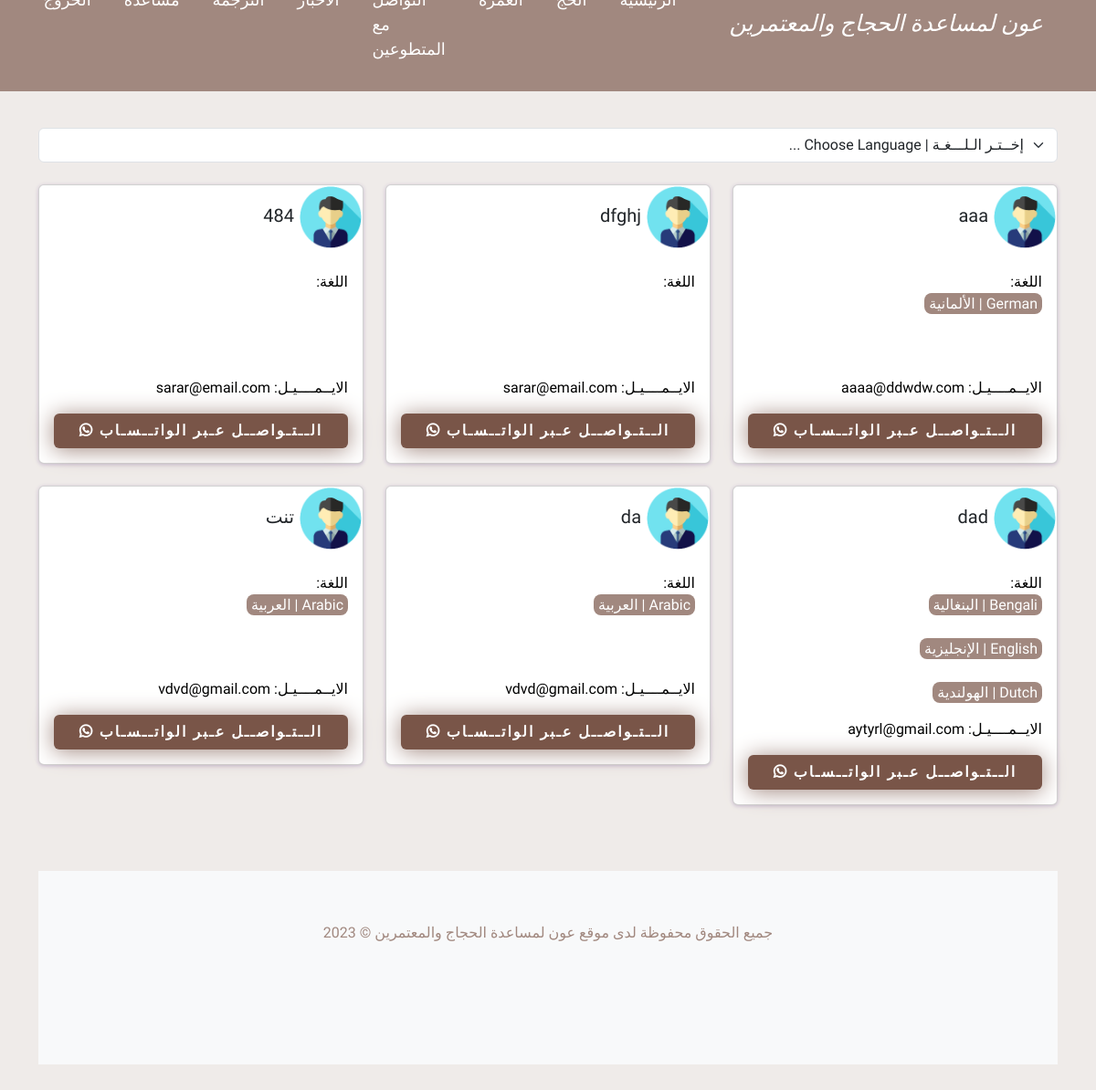
The page /chat.php (signed in) on the database its author committed.
### tables this page shows
CREATE TABLE `users` (
  `id` int(11) NOT NULL,
  `username` varchar(100) NOT NULL,
  `email` varchar(100) NOT NULL,
  `phone` int(11) NOT NULL,
  `password` int(11) NOT NULL,
  `isVolunteer` tinyint(1) NOT NULL
);

CREATE TABLE `users_language` (
  `id` int(11) NOT NULL,
  `language` varchar(100) NOT NULL,
  `user_id` int(11) NOT NULL
);

### chat.php (the view, shortened to what this page needs)
<html lang="ar" dir="rtl">
<head>
    <link rel="stylesheet" href="css/style.css" />
    <link href="https://cdn.jsdelivr.net/npm/bootstrap@5.3.0-alpha1/dist/css/bootstrap.min.css" rel="stylesheet">
    <link rel="stylesheet" href="https://use.fontawesome.com/releases/v5.7.2/css/all.css" />
    <link rel="stylesheet" href="https://cdnjs.cloudflare.com/ajax/libs/font-awesome/5.7.2/css/all.min.css"
 />
</head>
<body>
    <header>
        <nav class="navbar navbar-expand-lg navbar-light">
            <div class="container">
                <a class="navbar-brand" href="#">عون لمساعدة
                    الحجاج
                    والمعتمرين</a>
                <div class="collapse navbar-collapse" id="navbarNav">
                    <ul class="navbar-nav">
                        <li class="nav-item">
                            <a class="nav-link" href="home.php">الرئيسية</a>
                        </li>
                        <li class="nav-item">
                            <a class="nav-link" href="hajj.php">الحج</a>
                        </li>
                        <li class="nav-item">
                            <a class="nav-link" href="umrah.php">العمرة</a>
                        </li>
                        <li class="nav-item">
                            <a class="nav-link" href="chat.php">التواصل مع المتطوعين </a>
                        </li>
                        <li class="nav-item">
                            <a class="nav-link" href="news.php">الاخبار</a>
                        </li>
                        <li class="nav-item">
                            <a class="nav-link" href="translate.php">الترجمة</a>
                        </li>
                        <li class="nav-item">
                            <a class="nav-link" href="FAQ.php">مساعدة</a>
                        </li>
                        <li class="nav-item">
                        <a class="nav-link" href="index.php?logout=1">الخروج</a>
                        </li>
                    </ul>
                </div>
            </div>
        </nav>
    </header>
    <div class="container">
        <div class="row">
            <div class="col-md-12">
                <div class="text-center mb-4">
                    <select id="dd" form="langform" name="selectedLang" onchange="submitForm(this)" class="form-select language-select languages" aria-label="Default select example">
                                <option  value="0"> إخــتـر الـلـــغـة  | Choose Language ... </option>
                        </select>
                </div>
            </div>
        </div>
        <div class="row user-cards">
            <?php
          include("dbcon.php");
          if (!isset($_POST['selectedLang']) || $_POST['selectedLang']=='0'){
            $res = mysqli_query($con,"SELECT *  FROM `users`  WHERE `isVolunteer`='1' ");
          }
          while($row = mysqli_fetch_array($res)){
                $user_id=$row['id'];
                $user_name=$row['username'];
                $email=$row['email'];
                $phone=$row['phone'];
          ?>
            <div class="col-md-4 mb-4">
                <div class="card">
                    <span>
                        <h5 class="card-title"><img src="img/user.png" alt="..." width="70" height="70">
                            <?php echo $user_name;?> </h5>
                    </span>
                    <div class="card-body">
                        <p class="card-text"> اللغة:
                            <?php
                          include("dbcon.php");
                          $resl = mysqli_query($con,"SELECT `language` FROM `users_language` WHERE `user_id`='$user_id'");
                          while($rowl = mysqli_fetch_array($resl)){
                            $lang=$rowl['language'];
                            echo "</br>
                          <span class='lang'>$lang</span> </br>";
                          }?>
                        </p>
                        <p class="card-text"> الايــمــــيـل: <?php echo $email;?></p>
                        <a href="https://wa.me/+966<?php echo $phone;?>" class="btn more log_btn_color"
                            style="letter-spacing:2px;display:block;" target="_blank"> الــتـواصــل عـبر الواتــسـاب <i
                                class="fab fa-whatsapp"></i></a>
                    </div>
                </div>
            </div>
            <?php }?>
        </div>
        <footer class="bg-light py-3 mt-5">
            <div class="container text-center">
                <p>جميع الحقوق محفوظة لدى موقع عون لمساعدة الحجاج والمعتمرين &copy; 2023</p>
            </div>
        </footer>
</body>
</html>

### css/style.css (style rules this page uses)
html, body * { box-sizing: border-box; font-family: 'Tajawal', sans-serif; }
body { background-color: #efebe9 !important; }
a { text-decoration: none !important; }
.container { width: 100%; padding-top: 40px; padding-bottom: 100px; }
footer p { color:#a1887f ; }
li { padding-left: 10px; font-size: 18px; display: inline; text-align: left; text-transform: uppercase; padding-right: 10px; color: #ffffff; }
.log_btn_color { color: #fff !important; }
header .navbar { background-image: linear-gradient(to right top, #a1887f, #a1887f); height: 100px !important; padding-top: 20px; }
.navbar-brand { font-style: italic !important; font-size: 25px !important; color: #fff !important; }
.nav-link { color: #fff !important; }
.card-text { color: #000; }

### chat.php (style rules this page uses)
.card-text:first-child { width:100%; min-height:100px ; max-height:auto; }
.card-text span { background-color: #a1887f; padding: 2px 5px; border-radius: 8px; color: #fff; }
.card { box-shadow: 0px 1px 4px 0px #c8b9cf !important; }
.more { background-color: #795548; color: black; font-weight: 900; box-shadow: 0 2px 25px #a1887f; }

### rows shown on the page
users: username "aaa", email "aaaa@ddwdw.com"
users_language: language "German | الألمانية"
users: username "dfghj", email "sarar@email.com"
users: username "484", email "sarar@email.com"
users: username "dad", email "aytyrl@gmail.com"
users_language: language "Bengali | البنغالية"
users_language: language "English | الإنجليزية"
users_language: language "Dutch | الهولندية"
users: username "da", email "vdvd@gmail.com"
users_language: language "Arabic | العربية"
users: username "تنت", email "vdvd@gmail.com"
users_language: language "Arabic | العربية"
